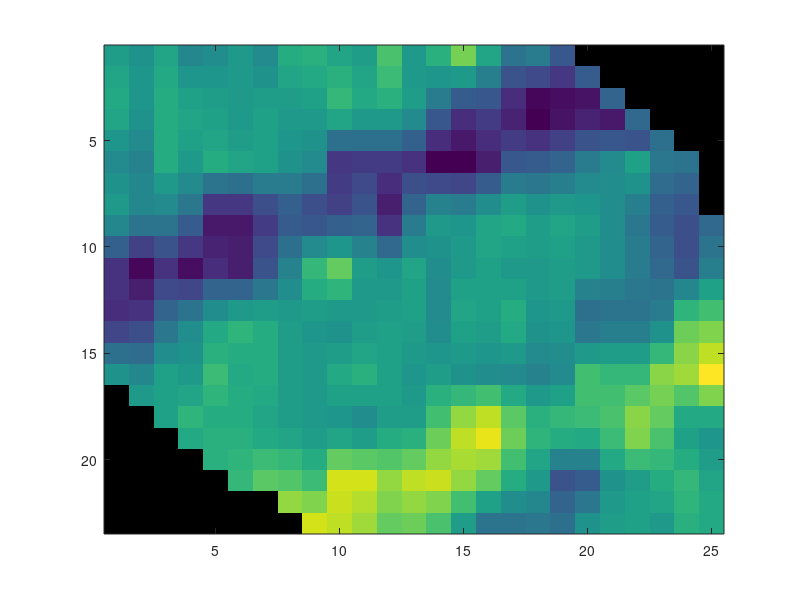

The MATLAB script that drew this image: (Note: this script raises an error after producing the figure.)
close all
clear all

addpath data/
addpath functions/
addpath output/

load d;
load kernel;
load model;
load mesh;
load Tx;
load Rx;
% load Wd;

dX=mesh{2};
dZ=mesh{3};
nX=length(dX);
nZ=length(dZ);

% 2D problem
mcell=size(G,2);
ndata=size(G,1);

% data=G*m;

%% Create Noisey data:
data=G*m;

pct_noise = 0.1;
% noise = (pct_noise.*max(abs(data))).*randn(ndata,1);
% save ('noise','noise')
load noise
Wd = spdiags(1./abs(noise),0,ndata,ndata);
d = data + noise;

[Rx_interp,Tx_interp] = meshgrid (min(RxZ):max(RxZ),min(TxZ):max(TxZ));
dobs_interp = griddata(RxZ,TxZ,d,Rx_interp,Tx_interp);
figure(2);imagesc(((dobs_interp)))


target = sum((Wd*(data - d)).^2);

%% Sensitivity Matrices:
% Normalize d and G by standard deviation:

G = Wd*G;
GtG = G'*G;
d = Wd*d;


%Create derivative matrices
Wx= getWx(mcell,nX,nZ,dX,dZ);
Wz= getWz(mcell,nX,nZ,dX,dZ);
Ws= getWs(mcell,nX,nZ,dX,dZ);

%Initial model
invmod=ones(mcell,1)*1e-6;
                
lvec=[0.25 1.0 1.25 1.5 2];%10.^[-1:4];
pvec=[0 0.5 1.0 1.5 2]; 
qvec=[0 0.5 1.0 1.5 2]; 

nl=length(lvec);
np=length(pvec);
nq=length(qvec);

finalmodels = zeros(np,nq,nl,mcell);
finalphid = zeros(np,nq,nl);



Lx = 4*min(dX);
Lz = 4*min(dZ);

alphaC = 1;
alphaX = Lx^2 * alphaC;
alphaZ = Lz^2 * alphaC;

itermax = 40;

for pp=3%:np
    
    for qq=3%:nq   
    
        for ll=2%:nl
 
beta = 5e+2;
invmod=ones(mcell,1)*1e-6; 
fprintf('Iteration %i of %i.\n',sub2ind([nl,nq,np],ll,qq,pp),np*nq*nl);

            for ii=1:itermax

                % dphi_d=1;    
                count=1;

                % while count<3 



                    if ii==1                 %First iteration

                        modfunc= phim(invmod,Wx,Wz,Ws,alphaX,alphaZ,alphaC,2,2,1,1);

                    else

                        modfunc= phim(invmod,Wx,Wz,Ws,alphaX,alphaZ,alphaC,pvec(pp),qvec(qq),lvec(ll),1);

                    end

                modfunc(1)=0;
                % CG solver
                A=(GtG + beta*(modfunc));
                RHS=(G')*d;
                % [invmod,iter]=CG_solver(invmod,A,RHS);
                invmod=A\RHS;

                phi_d(ii) = sum(((G*(invmod)-d)).^2);


                    d_pred=Wd\G*(invmod);

                    figure(1)
                    imagesc(reshape(invmod(3*nZ+2:end-3*nZ),nZ,nX-6))
                    caxis([-0.5 0.5])
                    pbaspect([0.5 1 1])
                    colorbar
                %     sprintf('Step %i of iteration %i',count,ii)

                            if (phi_d(ii) <= target) && (ii > 2)
                               break;
                            else
                               if phi_d(ii) < target*2
                                  beta = 0.85*beta;
                               elseif phi_d(ii) < target*1
                                  beta = 0.75*beta;
                               else
                                  beta = 0.5*beta;
                               end
                            end
                % count=count+1;
                % end
                %     figure(ll+10)
                %     scatter(RX_bin, TX_bin, 50, d_pred, 'filled');
                %     caxis([-10 -5])

                    % model_out=reshape(model_comp(2:end),nZ,nX);
                %     filename=sprintf('model_beta%4.2f_lambda%d.dat',beta_in(oo),lambda);
                %     save(filename,'-ascii','invmod')

                    % RMS(oo)= (sum (( reshape(model,mcell,1) - model_comp(2:end) ) .^2) / mcell) ^(0.5);
                %     phi_m(ll) = (invmod)' * (modfunc) * (invmod);
                %     phi_d = sum( (G * invmod - d) .^2);

                fprintf('Iteration %i of %i completed, phi_d: %f\n', ii , itermax,phi_d(ii) )
                
            end


         finalphid(pp,qq,ll) = phi_d(end);
         finalmodels(pp,qq,ll,:) = invmod;
        end

    end

end
% ylim([0 0.1])
% for kk=1:size(RMS,1)
% alphaC_min_RMS(kk) = alphaC_in(RMS(kk,:)==min(RMS(kk,:)));
% end
save('2Dresults.mat','finalmodels','lvec','pvec','qvec','finalphid');

% figure;
% scatter(RxZ, TxZ, 50, d_pred, 'filled');
% caxis([-10 -5])

dpred_interp = griddata(RxZ,TxZ,d_pred,Rx_interp,Tx_interp);
figure;imagesc(((dpred_interp)))
      
draw_interp = griddata(RxZ,TxZ,data,Rx_interp,Tx_interp);
figure;imagesc(((draw_interp)));title('Raw data')

residual = (dpred_interp - dobs_interp);
figure;imagesc(((residual)));caxis([-.25 .25])

figure; imagesc(reshape(m(3*nZ+2:end-3*nZ),nZ,nX-6));
colormap(jet)
caxis([-0.5 0.5])
pbaspect([0.5 1 1])
colorbar


% figure;plot(pct_noise,alphaC_min_RMS)
% xlabel('% Noise')
% ylabel('\alphaC for min(RMS)')
% hold on

% Compute trend line
% K=[pct_noise'.^0 pct_noise'.^1 pct_noise'.^2  pct_noise'.^3];
% func=(K'*K)\K'*alphaC_min_RMS';
% 
% plot(pct_noise,func(1) + func(2)*pct_noise + func(3)*pct_noise.^2 + func(4)*pct_noise.^3,'g')
% BB=sort(invmod);
% wctwc=1./(BB.^2 + delta) .^p;
% wcm=alphaC(end)*wctwc.*BB;
% figure(2)
% plot(BB,wcm,'*')
% xlim([0 max(model)])
% ylabel('\bf\alphac*WctWc * model')
% xlabel('\bfmodel')
% axis([0 0.5 0 max(wcm)])
% title('\bfCompact term as a function of model')